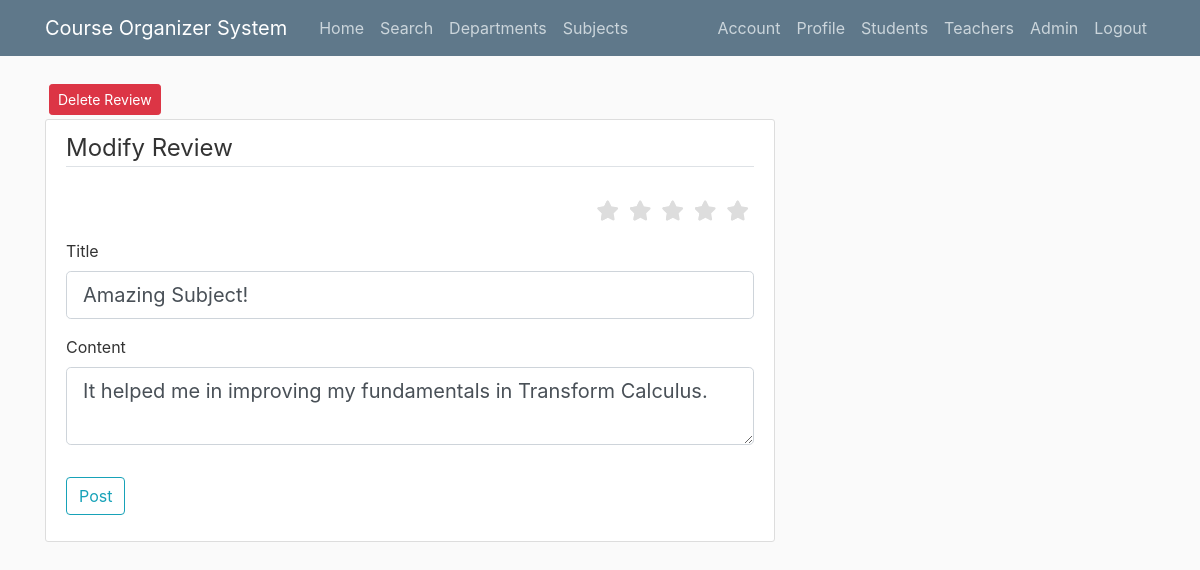
The app's page /subjects/Transform Calculus/review/new (signed in) with its own data.
### cos/models.py (models this page shows, shortened)
class Review(db.Model):
    id = db.Column(db.Integer, primary_key=True)
    rating = db.Column(db.Float, nullable=False)
    title = db.Column(db.String(100), nullable=False)
    date_posted = db.Column(db.DateTime, nullable=False,
                            default=datetime.utcnow)
    content = db.Column(db.Text, nullable=False)
    user_id = db.Column(db.Integer, db.ForeignKey('user.id'), nullable=False)
    subject_id = db.Column(db.Integer, db.ForeignKey(
        'subject.id'), nullable=False)

### cos/routes.py (the view)
@app.route("/subjects/<subject_title>/review/new", methods=['GET', 'POST'])
@login_required
def new_review(subject_title):
    subject = Subject.query.filter_by(title=subject_title).first_or_404()
    form = ReviewForm()
    legend = 'Add Review'
    user_review = Review.query.filter_by(
        subject_id=subject.id, user_id=current_user.id).first()
    if user_review:
        legend = 'Modify Review'
    if form.validate_on_submit():
        rating = request.form['rating']
        if rating == "5":
            subject_rating = 5
        elif rating == "4 and a half":
            subject_rating = 4.5
        elif rating == "4":
            subject_rating = 4
        elif rating == "3 and a half":
            subject_rating = 3.5
        elif rating == "3":
            subject_rating = 3
        elif rating == "2 and a half":
            subject_rating = 2.5
        elif rating == "2":
            subject_rating = 2
        elif rating == "1 and a half":
            subject_rating = 1.5
        elif rating == "1":
            subject_rating = 1
        elif rating == "half":
            subject_rating = 0.5
        else:
            subject_rating = 0
        if legend == 'Modify Review':
            db.session.delete(user_review)
            db.session.commit()
        review = Review(title=form.title.data,
                        content=form.content.data, reviewer=current_user, receiver=subject, rating=subject_rating)
        db.session.add(review)
        db.session.commit()
        flash('Your review has been posted!', 'success')
        return redirect(url_for('view_subject_details', subject_title=subject_title))
    elif request.method == 'GET' and user_review:
        form.title.data = user_review.title
        form.content.data = user_review.content
    return render_template('create_review.html', title='Add Review',
                           form=form, legend=legend, review=user_review)

### cos/forms.py
class ReviewForm(FlaskForm):
    rating = SubmitField(
        'Rating', validators=[InputRequired()])
    title = StringField('Title', validators=[DataRequired()])
    content = TextAreaField('Content', validators=[DataRequired()])
    submit = SubmitField('Post')

### cos/models.py (called while the page is built)
@login_manager.user_loader
def load_user(user_id):
    return User.query.get(int(user_id))

### cos/templates/create_review.html (shortened to what this page needs)
{% extends "layout.html" %}
{% block content %}
{%if review%}
         <button type="button" class="btn btn-danger btn-sm m-1" data-toggle="modal" data-target="#deleteModal">Delete Review</button>
          {% endif %}
<div class="content-section">
    <form method="POST" action="">
        <fieldset class="form-group">
            <legend class="border-bottom mb-4">{{ legend }}</legend>
<div>
<fieldset class="rating">
    <input type="radio" id="star5" name="rating" value="5" /><label class = "full" for="star5" title="Awesome - 5 stars" required ></label>
    <input type="radio" id="star4" name="rating" value="4" /><label class = "full" for="star4" title="Pretty good - 4 stars" ></label>
    <input type="radio" id="star3" name="rating" value="3" /><label class = "full" for="star3" title="Meh - 3 stars" ></label>
    <input type="radio" id="star2" name="rating" value="2" /><label class = "full" for="star2" title="Kinda bad - 2 stars" ></label>
    <input type="radio" id="star1" name="rating" value="1" /><label class = "full" for="star1" title="Sucks big time - 1 star" ></label>
</fieldset>
</div>
            <div class="form-group">
                {{ form.title.label(class="form-control-label") }}
                {% if form.title.errors %}
                    {{ form.title(class="form-control form-control-lg is-invalid") }}
                    <div class="invalid-feedback">
                        {% for error in form.title.errors %}
                            <span>{{ error }}</span>
                        {% endfor %}
                    </div>
                {% else %}
                    {{ form.title(class="form-control form-control-lg") }}
                {% endif %}
            </div>
            <div class="form-group">
                {{ form.content.label(class="form-control-label") }}
                {% if form.content.errors %}
                    {{ form.content(class="form-control form-control-lg is-invalid") }}
                    <div class="invalid-feedback">
                        {% for error in form.content.errors %}
                            <span>{{ error }}</span>
                        {% endfor %}
                    </div>
                {% else %}
                    {{ form.content(class="form-control form-control-lg") }}
                {% endif %}
            </div>
        </fieldset>
        <div class="form-group">
            {{ form.submit(class="btn btn-outline-info") }}
        </div>
{% endblock content %}

### cos/static/main.css (style rules this page uses)
body { background: #fafafa; color: #333333; margin-top: 5rem; }
.content-section { background: #ffffff; padding: 10px 20px; border: 1px solid #dddddd; border-radius: 3px; margin-bottom: 20px; }

### records on screen
Review: title "Amazing Subject!", content "It helped me in improving my fundamentals in Transform Calculus."

### other values on screen
{{ legend }} "Modify Review"
